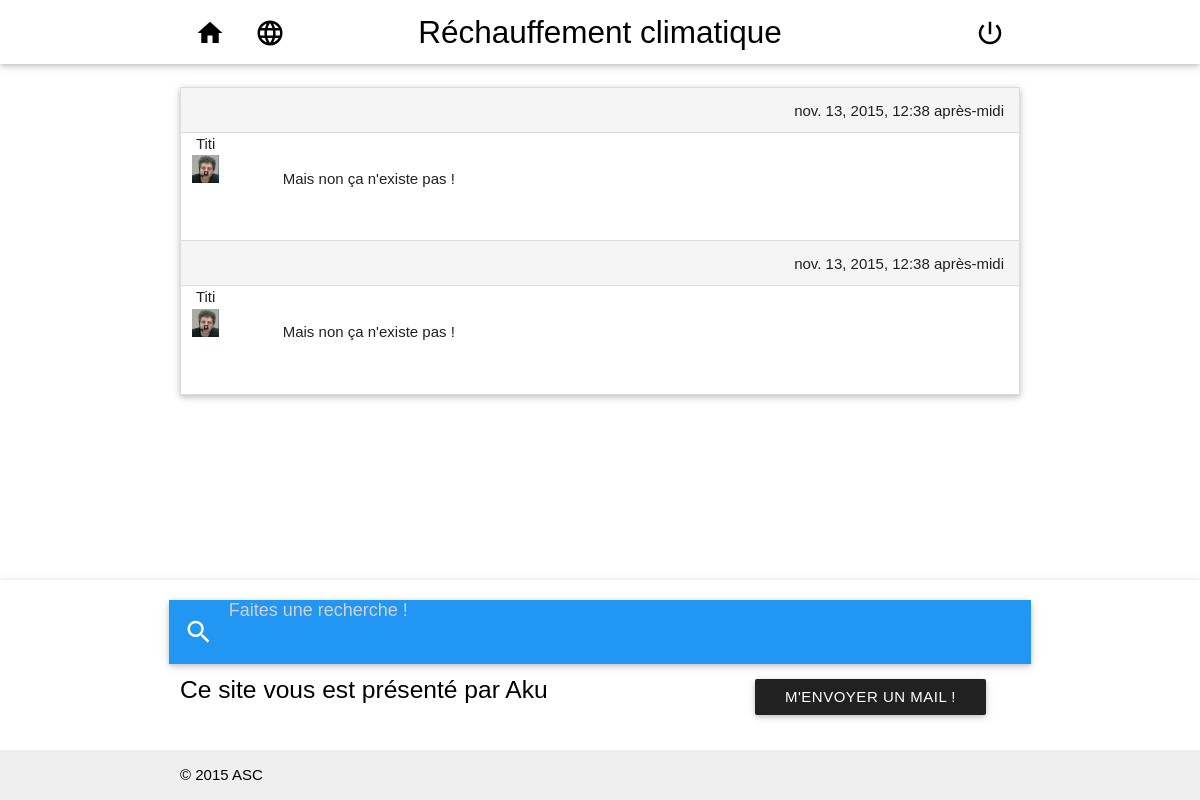
The app's page /forum/subject/2/, older data.
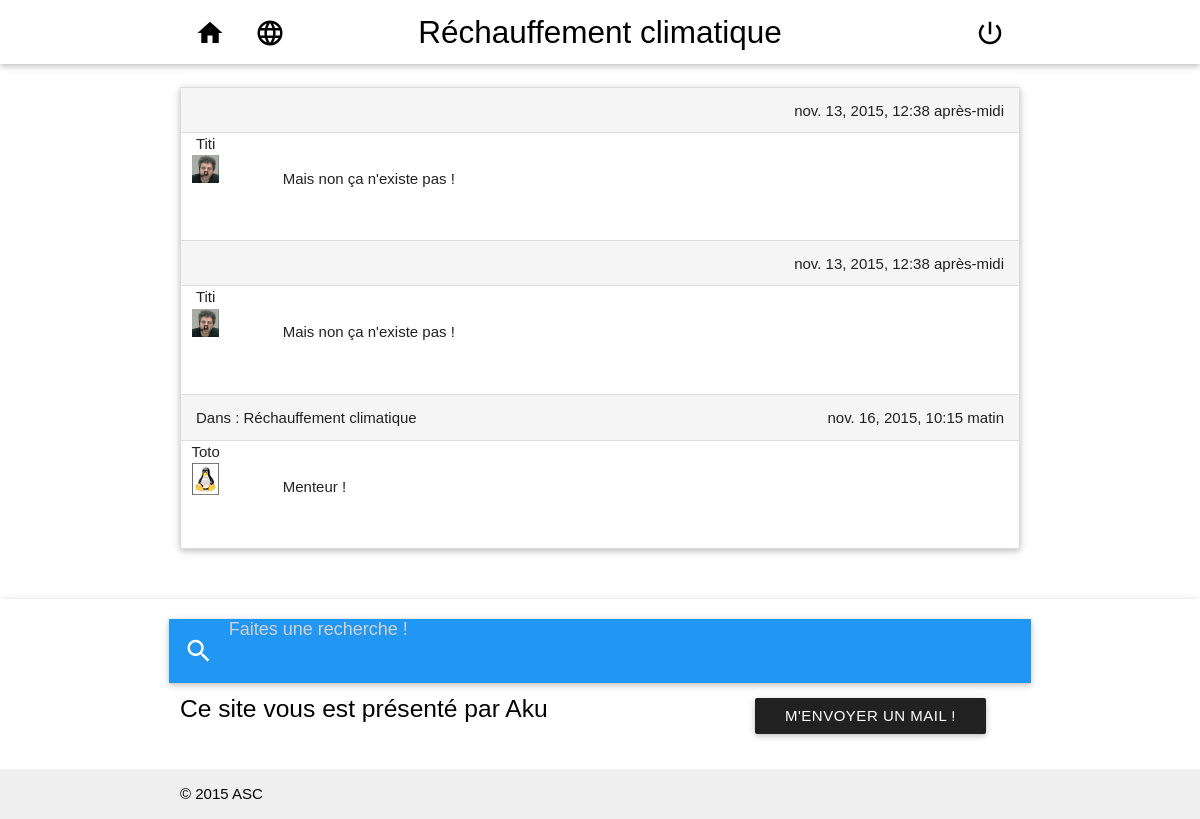
The same page, newer data.
### forum/models.py (models this page shows, shortened)
class Post(models.Model):
	title = models.CharField(max_length=100, default='')
	content = models.TextField()
	date_creation = models.DateTimeField(auto_now_add=True)
	date_modification = models.DateTimeField(auto_now=True)
	theme = models.ForeignKey(Theme)
	subtheme = models.ForeignKey(SubTheme)
	subject = models.ForeignKey(Subject)
	profile = models.ForeignKey(Profile)
	objects = PostManager()

class Profile(models.Model):
	pseudo = models.CharField(max_length=100, default='', unique=True)
	firstname = models.CharField(max_length=100, default='')
	lastname = models.CharField(max_length=100, default='')
	birthdate = models.DateField(blank=True)
	image = models.ImageField(upload_to='forum/profiles/', default='profiles/Profil.jpg', storage=OverwriteStorage())
	previous_login = models.DateTimeField(blank=True)
	user = models.ForeignKey(settings.AUTH_USER_MODEL)
	objects = ProfileManager()

### forum/forum.py (the view)
# urls.py: url(r'^subject/(?P<subject_id>[0-9]+)/$', forum.subject, name='subject'),
def subject(request, subject_id):
	try:
		subject = Subject.objects.get(id=subject_id)
		context = {'pagetitle': subject.title, 'subject': subject}
		if request.method == 'POST':
			form = AddPostForm(request.POST)
			if form.is_valid():
				profile = Profile.objects.get(user=request.user)
				title = form.cleaned_data['title']
				if len(title) == 0:
					title = subject.title
				content = form.cleaned_data['content']
				post = Post.objects.create_post(subject, profile, title, content)
				logger.info(post.title + ' created')
				form = AddPostForm()
			else:
				error_list = []
				for e in dict(form.errors):
					error_list.append('Le champ ' + form[e].label + ' a une erreur : ' + form.errors[e].as_text()[2:])
				context['error'] = '\n'.join(error_list)
		else:
			if request.user.is_authenticated():
				profile = Profile.objects.get(user=request.user)
				UnreadPost.objects.filter(profile=profile, subject=subject).delete()
				logger.debug('UnreadPosts of ' + subject.title + ' deleted for ' + profile.pseudo)
			form = AddPostForm()
		posts = Post.objects.filter(subject=subject)
		posts_dtos = [PostDto(post) for post in posts]
		context['posts'] = posts_dtos
		context['form'] = form
		return render(request, "subject.html", context)
	except ObjectDoesNotExist:
		return redirect('forum')

### forum/forms.py
class AddPostForm(forms.Form):
	title = forms.CharField(label='Titre', max_length=100, required=False, widget=forms.TextInput(attrs={'class': 'validate', 'length': '100'}))
	content = forms.CharField(label='Contenu', required=True, widget=forms.Textarea())

### forum/templates/subject.html (shortened to what this page needs)
{% extends "base.html" %}
{% block content %}
{% load staticfiles %}
{% load wysiwyg %}
<main class="container">
	<section class="section">
		<ul class="collapsible" data-collapsible="expandable">
			{% for post in posts %}
				<li id="post{{ post.id }}">
					<div class="collapsible-header active grey lighten-4">
						{{ post.title }}
						<div class="right">
							<span class="date-modif">{{ post.date_modification }}</span>
						</div>
					</div>
					<div class="collapsible-body white">
						<div class="row post">
							{% if user.is_authenticated %}
								<a href="{% url 'profileinfos' post.profile.id %}" class="col s1 profil-infos center">
									{{ post.profile.pseudo }}
									<img src="/{{ post.profile.image }}" alt="<Image de profil>" class="responsive-img col s12">
								</a>
							{% else %}
								<div class="col s1 profil-infos center">
									{{ post.profile.pseudo }}
									<img src="/{{ post.profile.image }}" alt="<Image de profil>" class="responsive-img col s12">
								</div>
							{% endif %}
							<div class="col s11 justify post-content">
								{{ post.content|safe }}
							</div>
						</div>
					</div>
				</li>
			{% empty %}
				<div class="collection">
					<li class="collection-item">
						<i class="material-icons">mood_bad</i>Aucun post
					</li>
				</div>
			{% endfor %}
		</ul>
	</section>
</main>
{% endblock content %}

Row changes from the older to the newer data that the page shows:
added Post: title "Dans : Réchauffement climatique", date_modification "nov. 16, 2015, 10:15 matin", content "Menteur !"
now on this page (row edited): Profile: profile.pseudo "Toto", profile.image (picture)
